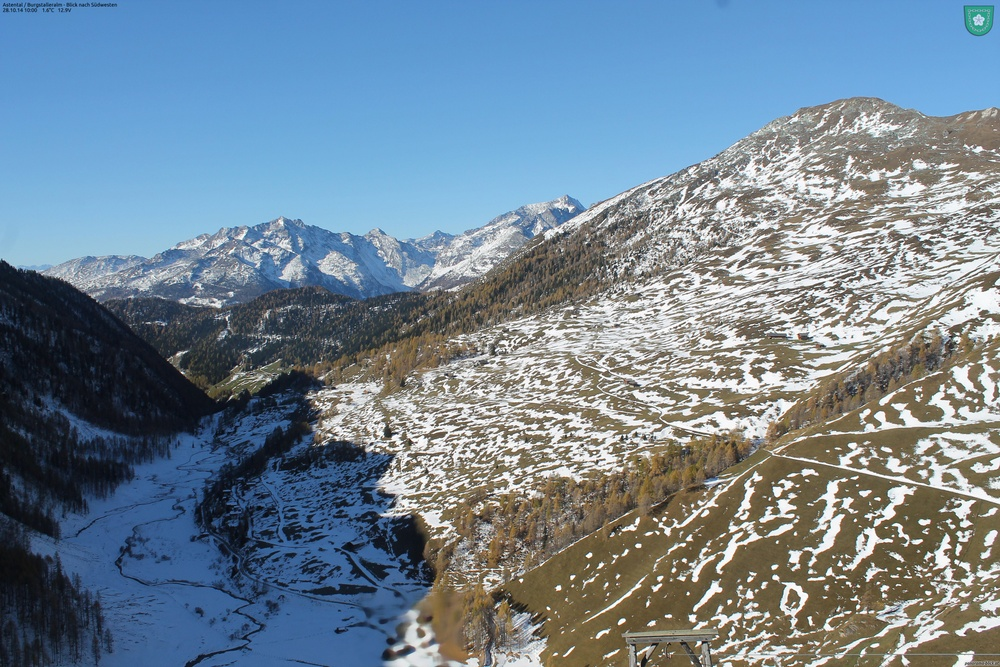
#> input picture lens_distortion/2014-10-28_09-00.jpg, 1000 x 667 px, shrunk from 4272 x 2848 before the run
$ python -i SkyDetection.py   (imports and definitions only)   (Python 2 division)
#> lines starting #> are read from the running program, lines starting #| are printed output that depends on the picture
from PIL import Image, ImageFilter
import numpy as np
import matplotlib.pyplot as plt
from scipy import ndimage

def OpenImage(image):
    # Open Reference Image
    img = Image.open(image)

    if image[-4:] == ".jpg":
        R, G, B = img.split()
        R = np.asarray(R, dtype=float)
        G = np.asarray(G, dtype=float)
        B = np.asarray(B, dtype=float)
    elif image[-4:] == ".png":
        R, G, B, A = img.split()
        R = np.asarray(R, dtype=float)
        G = np.asarray(G, dtype=float)
        B = np.asarray(B, dtype=float)

    return R,G,B

def SkyDetection(image):

    R, G, B = OpenImage(image)

    # Mask for Sky with blueness factor, Change parameters for your Image
    blueness = B - np.maximum(R,G)
    brightness = np.maximum(np.maximum(R,G),B)
    mask = (blueness > 30) #* (brightness > 140)
    labeled_array, num_features = ndimage.label(mask)
    id = labeled_array[0,R.shape[1]-1]

    # Sky Mask
    mask = np.zeros_like(mask)
    mask[labeled_array==id]=1

    return mask

def CloudCover(BlueSkyMask, image):

    R, G, B = OpenImage(image)
    blueness = B - np.maximum(R,G)

    BlueSkyPixel = (np.sum(np.sum(BlueSkyMask))).astype(float)
    ImagePixel = np.zeros_like(B)
    ImagePixel[blueness > 30] = 1
    ImageSkyPixel = ImagePixel*BlueSkyMask
    ImageSkyPixel = (np.sum(np.sum(ImageSkyPixel))).astype(float)
    CloudCoverPercent = 100-((ImageSkyPixel/BlueSkyPixel)*100.)
    print "[+] Cloud Cover:", CloudCoverPercent,"%"
    return CloudCoverPercent

>>> import cv2
>>> picture = cv2.imread('../lens_distortion/2014-10-28_09-00.jpg', cv2.IMREAD_GRAYSCALE)
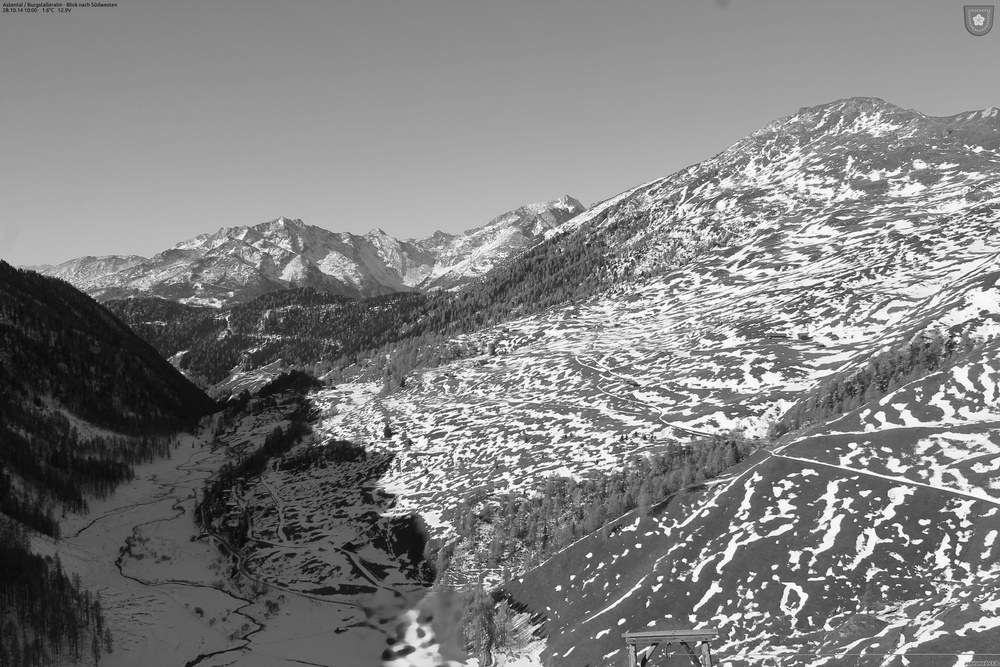
#> picture: shape (667, 1000); min 4, max 255, mean 128.5
#> (the run stopped early here; a loop or call above may not have finished)

$ run again, on lens_distortion/2015-04-14_09-00.jpg
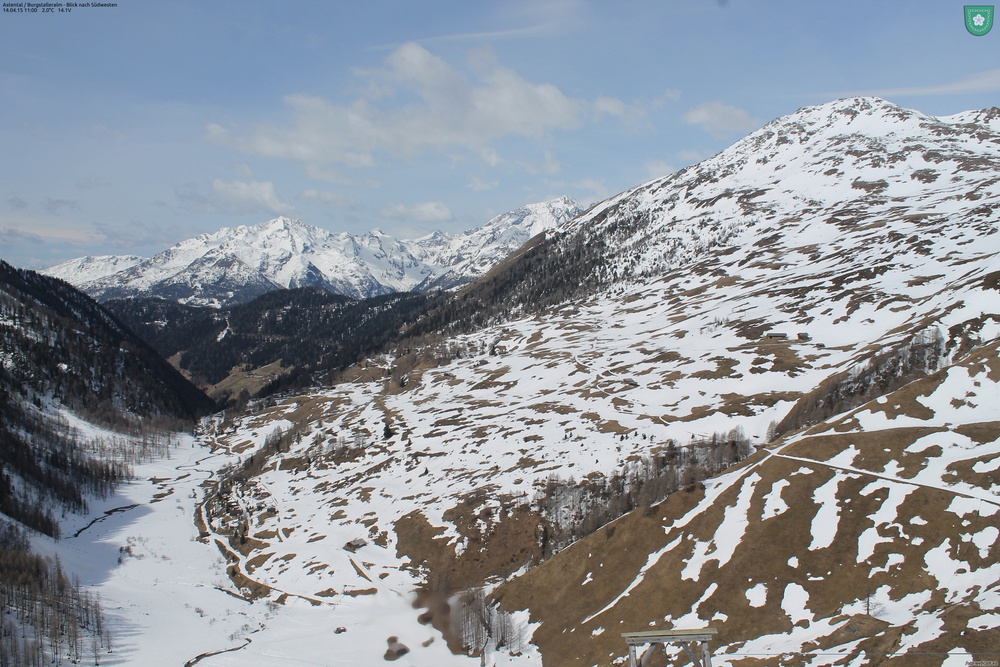
#> input picture lens_distortion/2015-04-14_09-00.jpg, 1000 x 667 px, shrunk from 4272 x 2848 before the run
#> `picture = cv2.imread('../lens_distortion/2014-10-28_09-00.jpg', cv2.IM..`:
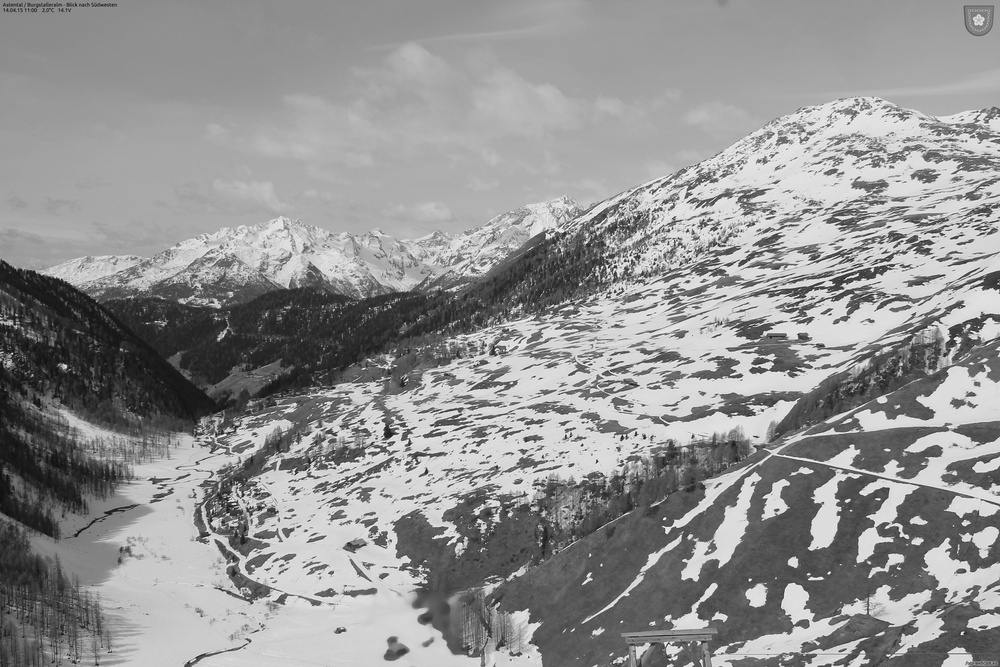
#> picture: shape (667, 1000); min 11, max 255, mean 145.8
